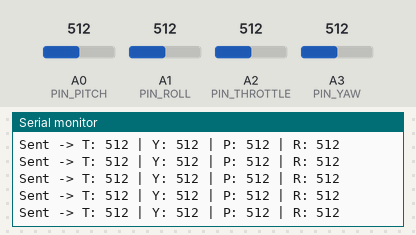
Bench run of a sketch on a simulated Arduino Uno, built with avr-gcc and run on an emulated ATmega328P. Shown: the last lines printed to the serial monitor. The inputs (shaded band) are chosen by the test bench; at power-on: A0 (PIN_PITCH) = 512, A1 (PIN_ROLL) = 512, A2 (PIN_THROTTLE) = 512, A3 (PIN_YAW) = 512. No radio packets arrive unless stated.

Above: at 1.2 s.
1.3 s: A0 (PIN_PITCH) set to 108
At 2.2 s:
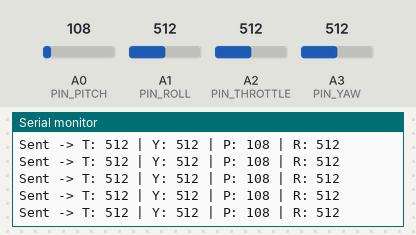
4.3 s: A0 (PIN_PITCH) set to 90
At 5.1 s:
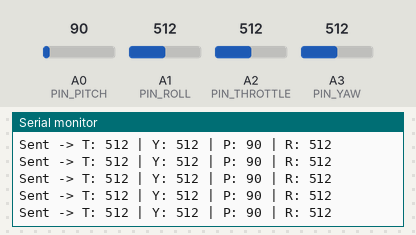
Timing chart, 0 to 7.3 s (numbered marks = the images above; inputs shaded):
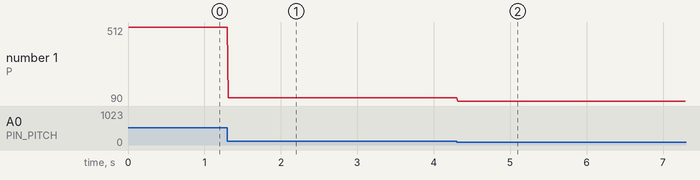

The sketch:

radio_controller.ino
```cpp
//Transmitter test to see if we can send the joystick values to the drone reciever


#include <SPI.h>
#include <nRF24L01.h>
#include <RF24.h>

// --- PIN ASSIGNMENTS ---
// Left Joystick: Throttle & Yaw
#define PIN_YAW      A3
#define PIN_THROTTLE A2
// Right Joystick: Pitch & Roll
#define PIN_PITCH    A0
#define PIN_ROLL     A1

// Radio Setup: CE on D9, CSN on D10 [cite: 17]
RF24 radio(9, 10);
const byte address[6] = "00001"; // Must match the receiver [cite: 19]
// Common radio settings (TX and RX must match)
const uint8_t RF_CHANNEL = 108;  // 0-125 valid

// Define a structure to hold all 4 joystick values
struct ControlData {
  int16_t throttle;
  int16_t yaw;
  int16_t pitch;
  int16_t roll;
};

ControlData data; // Create an instance of our data structure

// Existing floating point mapping from your simulator code [cite: 1, 2]
float mapFloat(float x, float in_min, float in_max, float out_min, float out_max) {
  return (x - in_min) * (out_max - out_min) / (in_max - in_min) + out_min;
}

// Maps stick to a standard 0-1023 range [cite: 3, 4]
int mapStick(int val, int low, int center, int high) {
  val = constrain(val, low, high);
  if (val < center)
    return (int)mapFloat(val, low, center, 0, 512);
  else
    return (int)mapFloat(val, center, high, 512, 1023);
}

void setup() {
  Serial.begin(115200);

  // Initialize Radio [cite: 20]
  if (!radio.begin()) {
    Serial.println("Error: Radio hardware not responding!");
    while (1);
  }

  radio.openWritingPipe(address);
  radio.setPALevel(RF24_PA_MIN); // Keep power low for desk testing [cite: 21]
  radio.setDataRate(RF24_250KBPS);
  radio.setChannel(RF_CHANNEL);
  radio.stopListening();         // Set as Transmitter [cite: 21]
  Serial.println("Transmitter Initialized.");
}

void loop() {
  // 1. Read Raw Values [cite: 7, 8]
  int rawYaw      = analogRead(PIN_YAW);
  int rawThrottle = analogRead(PIN_THROTTLE);
  int rawPitch    = analogRead(PIN_PITCH);
  int rawRoll     = analogRead(PIN_ROLL);

  // 2. Map and Store in Structure [cite: 9, 10]
  data.yaw      = rawYaw;
  data.throttle = rawThrottle;
  data.pitch    = rawPitch;
  data.roll     = rawRoll;

  // 3. Send the entire structure via Radio [cite: 23]
  bool report = radio.write(&data, sizeof(data));

  // 4. Debug Output (optional) [cite: 13]
  if (report) {
    Serial.print("Sent -> T: "); Serial.print(data.throttle);
    Serial.print(" | Y: "); Serial.print(data.yaw);
    Serial.print(" | P: "); Serial.print(data.pitch);
    Serial.print(" | R: "); Serial.println(data.roll);
  } else {
    Serial.println("Transmission Failed");
  }

  delay(10); // Short delay for stability [cite: 16]
}
```

Measured:
- after the input at 1.3 s, the serial monitor: prints a new line at once (image 1)
- after the input at 4.3 s, the serial monitor: prints a new line at once (image 2)
- plotted number 1: 512 → 108 after the input at 1.3 s, 108 → 90 after the input at 4.3 s
